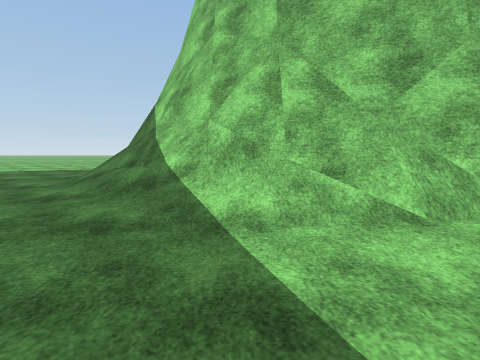
[1] (above)

16 first-person views from a walk through a Unity game level. The camera is 1.2 m above the floor, tilts 6° down and sees 80° across. The floor is counted in squares, 2 m on a side. Each view is taken from the middle of a square. On the plan, view 1 faces up. The plan holds only what a view shows up to about 9 squares ahead; the rest is blank. The place goes on beyond the plan. Surface patterns are stand-ins for the level's own textures.

[2]
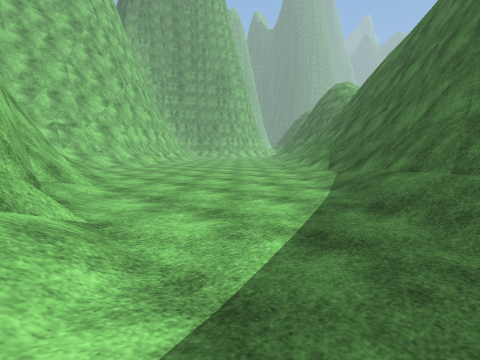

[3]
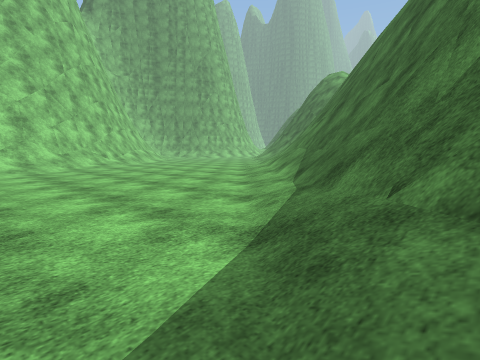

[4]
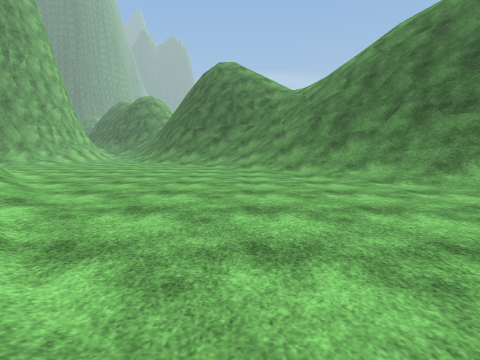

[5]
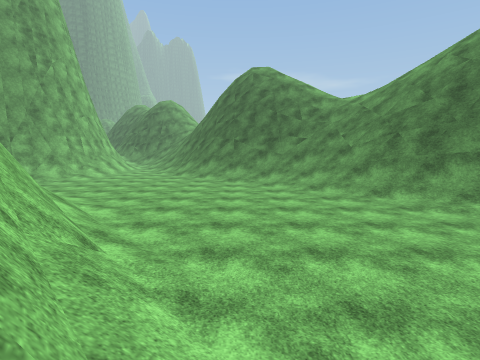

[6]
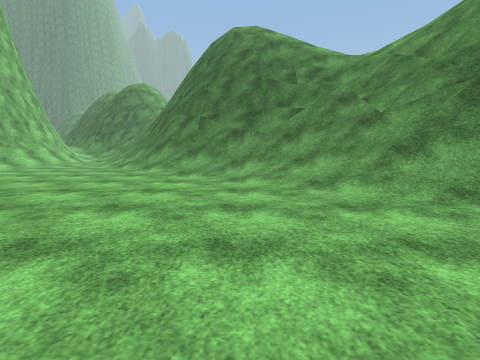

[7]
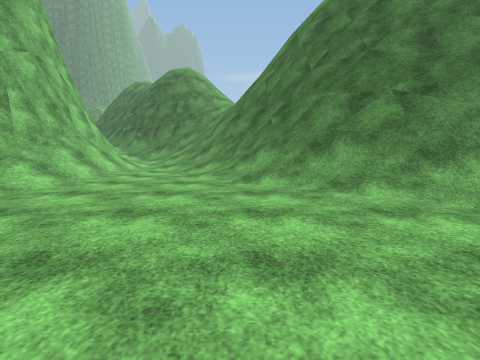

[8]
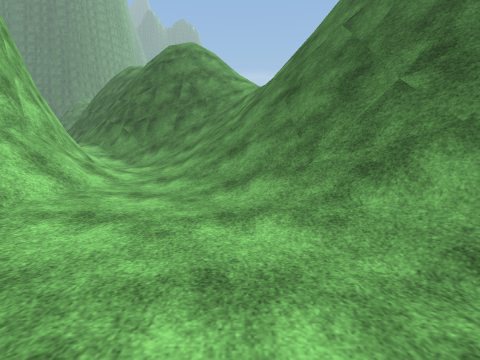

[9]
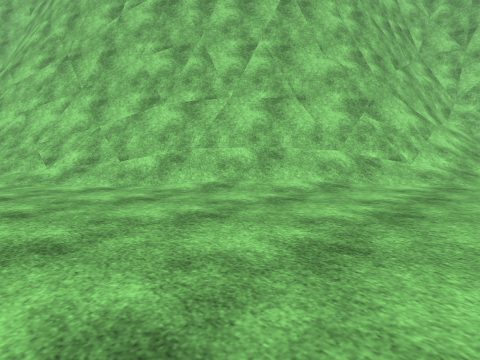

[10]
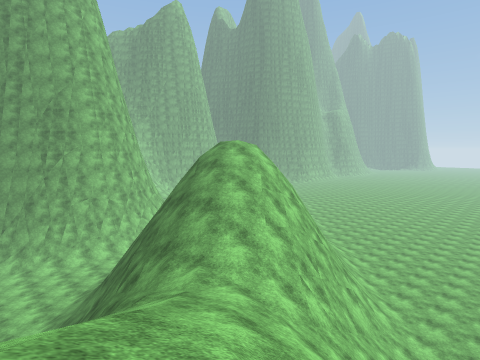

[11]
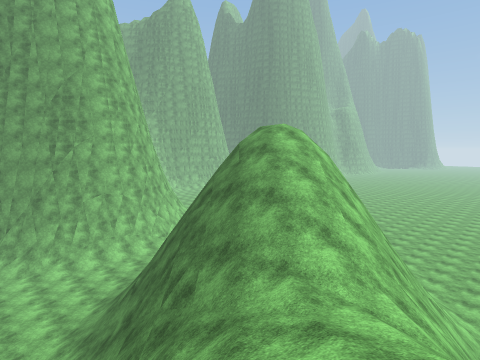

[12]
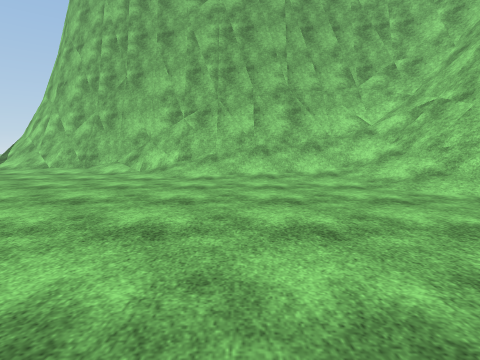

[13]
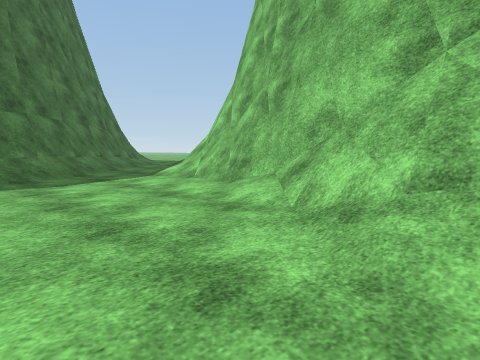

[14]
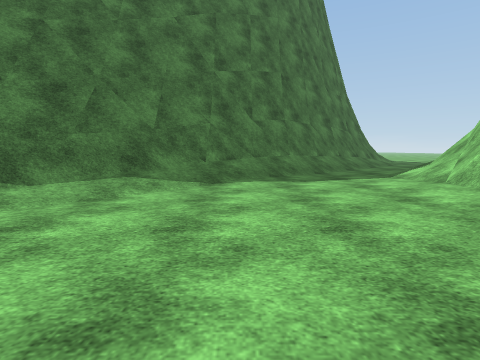

[15]
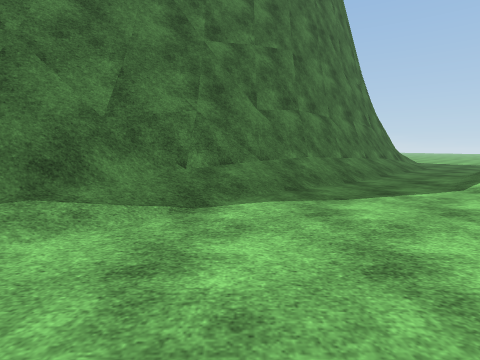

[16]
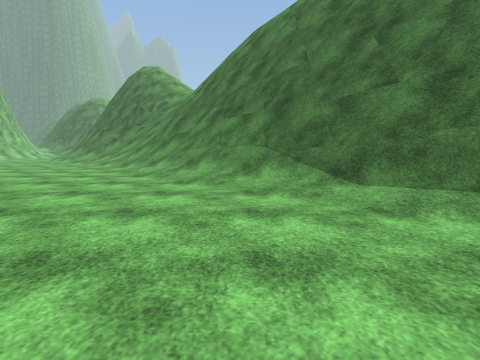

### Floor plan
Key: @ floor where view 1 was taken; # wall or solid block; . floor; / step, stairs or slope; = window, fence, low wall or low ledge; v drop or lower ground.
Columns run from 7 left of view 1 to 18 right of it. Each row starts with its distance up from view 1.
  9 ...
  8 ...
  7  ../
  6   ../##
  5   /./=##
  4   #/./####
  3   ##/.//#####
  2    ##/....//#######
  1     ##/.....//////#
  0      ##@......////##
 -1      ###/......../##
 -2       ##//.......//#
 -3        ##/......../##
 -4       v###/.......//##
 -5        v###/......./##
 -6         v###/......./##
 -7         vv##=/......./##
 -8          v ##//......//##
 -9          vv###//......//##
-10           vv##=//.......//
-11            vv#=///.......
-12          ///vv#///......
-13           ///==/////.....
-14           //////=#///.....
-15            ////=####//...#
-16            =/////v###/../#
-17            /=////vv###/./#
-18            /###//=vv##///#
-19            /##=///vv##=//#
-20            /##vv/   ###//=
-21           .//#      =v#///
-22           ../       =/=///
-23                       /===

Positions as (right, up) in squares from view 1, and headings:
1: (0, 0), facing up
2: (-1, 3), facing down-right
3: (0, 0), facing down-right
4: (9, -1), facing down
5: (11, -2), facing down
6: (10, -6), facing down
7: (14, -10), facing down
8: (15, -14), facing down
9: (11, -11), facing up-right
10: (2, -12), facing down-right
11: (4, -12), facing down-right
12: (7, -6), facing up
13: (6, -1), facing up-left
14: (6, -1), facing left
15: (4, -1), facing left
16: (4, 0), facing down
